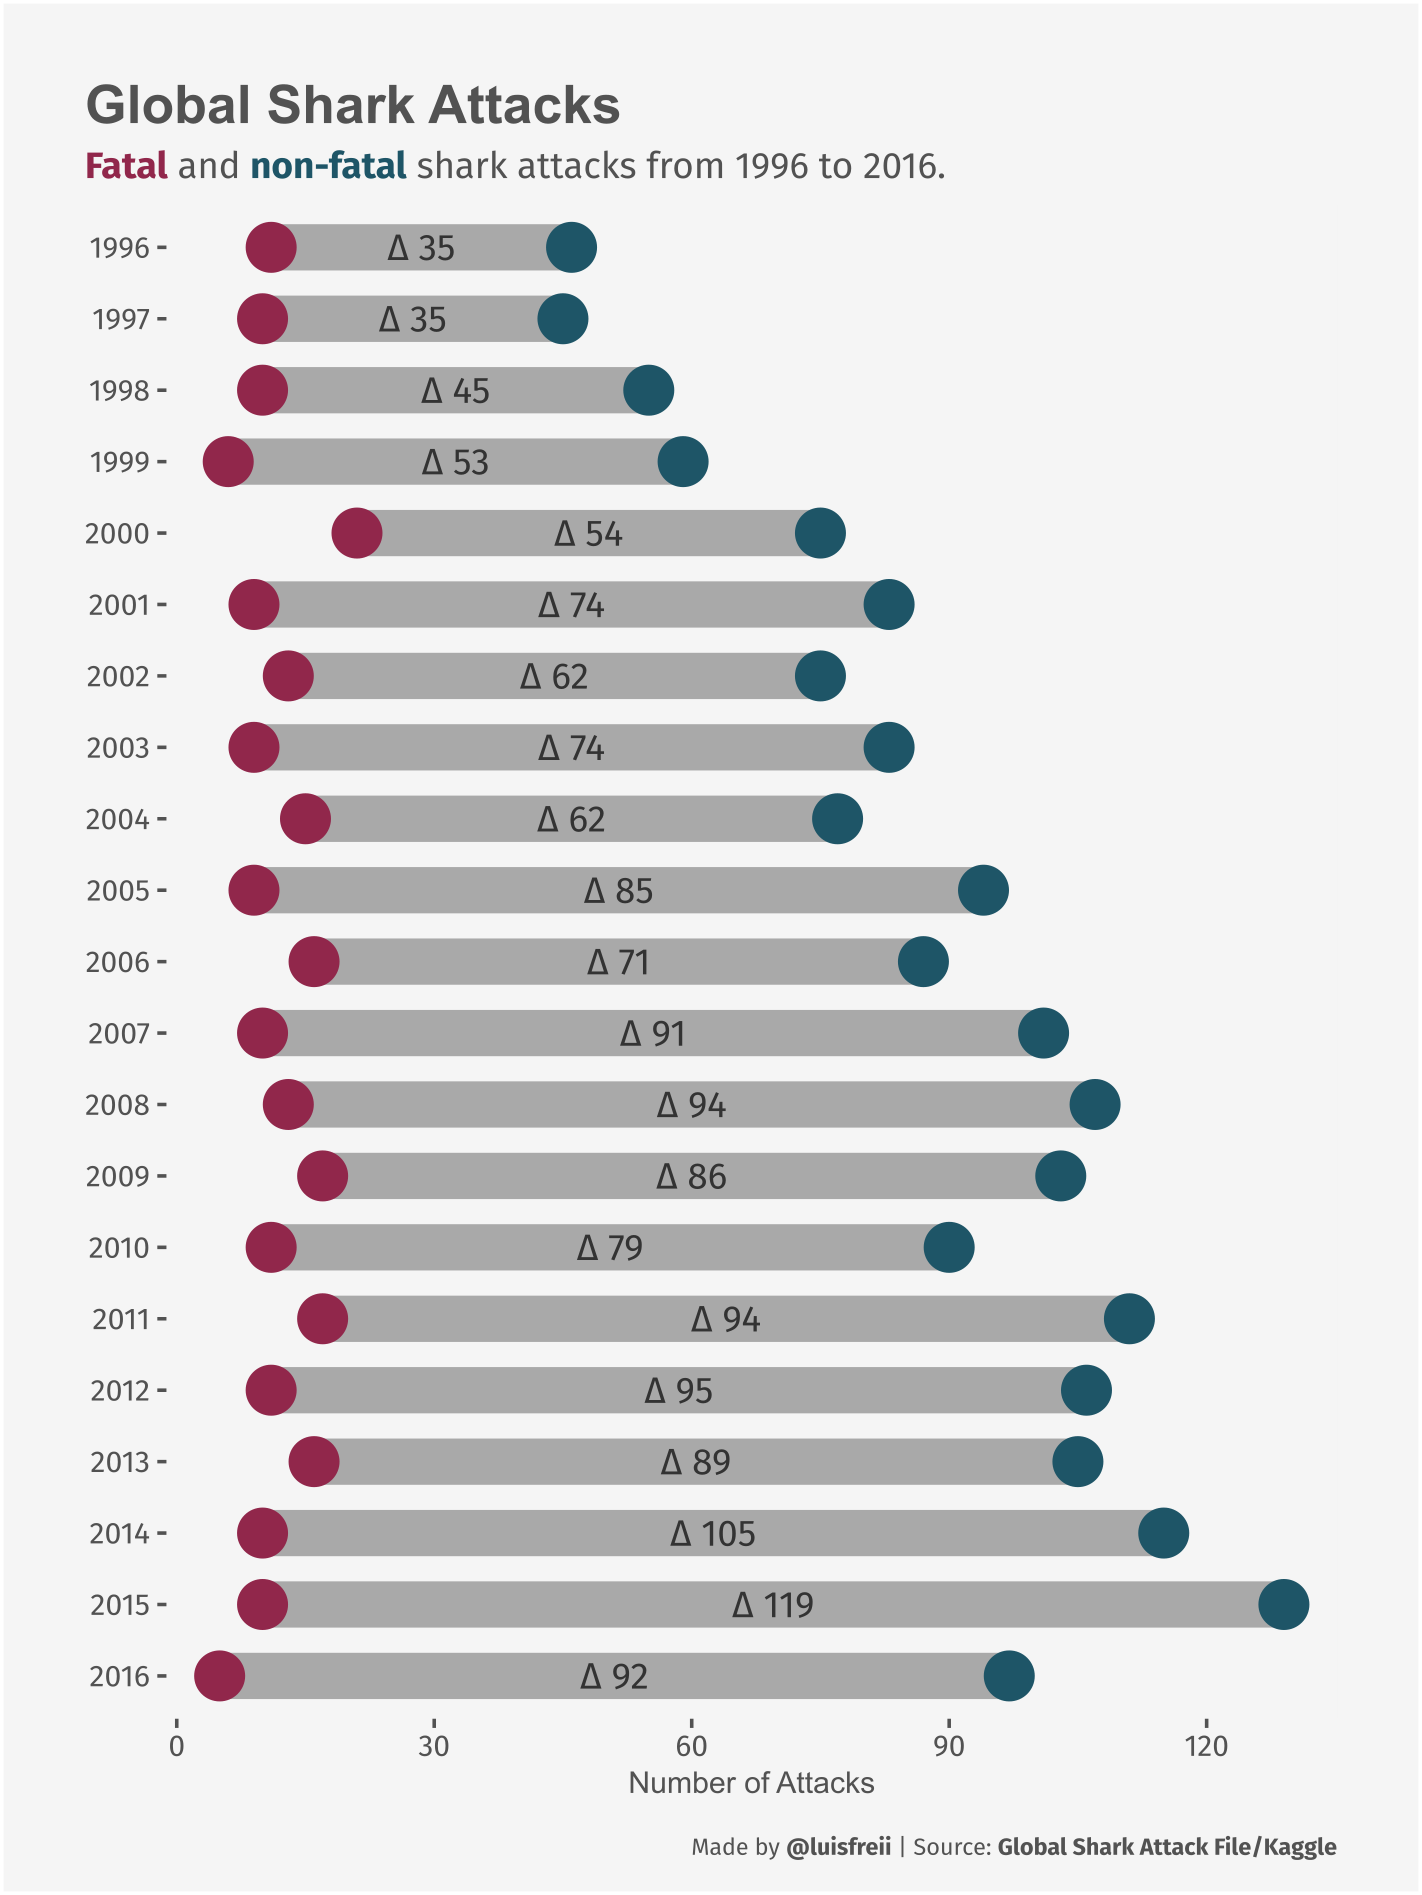

The script that saved this image:
#Load packages
library(tidyverse)
library(extrafont)

#Get data. Link: https://www.kaggle.com/alinedebenath/global-shark-attacks
shark_attacks <- read.csv("GSAF5.csv") %>% 
  janitor::clean_names()

#Explore!
shark_attacks %>% 
  filter(!fatal_y_n %in% c("", "UNKNOWN"),
         year >= 1996) %>%
  group_by(year) %>% 
  count(fatal_y_n) %>% 
  ungroup() %>% 
  mutate(year = factor(year, levels = c(1996:2016))) -> shark_attacks

shark_attacks %>% 
  group_by(fatal_y_n) %>% 
  summarise(total_attacks = sum(n), 
            mean_attacks = total_attacks / 17) -> v_lines

shark_attacks %>% 
  group_by(year) %>% 
  summarise(diff = n - lead(n), total = sum(n)) %>% 
  filter(!is.na(diff)) %>% 
  mutate(text = paste0("Δ ", diff),
         position = total / 2) -> annotations

#Plot
  ggplot() +
  geom_line(shark_attacks, 
            mapping = aes(n, fct_rev(year),group = year), 
            size = 6.5, color = "darkgrey") +
  geom_point(shark_attacks,
             mapping = aes(n, fct_rev(year), color = fatal_y_n),
             size = 6.5,
             show.legend = FALSE) +
  geom_text(annotations, 
            mapping = aes(position, year, label = text),
            family = "Fira Sans",
            color = "#333333") +
  scale_color_manual(values = c("#1E5567", "#91274B")) +
  scale_x_continuous(breaks = seq(0, 120, 30)) +
    labs(y = NULL, x = "Number of Attacks",
         title = "Global Shark Attacks",
         subtitle = "<span style='color:#91274B;'>**Fatal**</span> and <span style='color:#1E5567;'>**non-fatal**</span> shark attacks from 1996 to 2016.",
         caption = "<br>Made by **@luisfreii** | Source: **Global Shark Attack File/Kaggle**") +
    theme(plot.margin = margin(25, 25, 10, 25),
          plot.title.position = "plot",
          plot.caption.position = "plot",
          panel.background = element_rect("#F5F5F5"),
          plot.background = element_rect("#F5F5F5"),
          panel.grid = element_blank(),
          plot.title = element_text(size = 16,
                                    color = "#525252",
                                    face = "bold"),
          plot.subtitle = ggtext::element_markdown(color = "#525252",
                                                   family = "Fira Sans"),
          plot.caption = ggtext::element_markdown(color = "#525252",
                                                  family = "Fira Sans",
                                                  size = 7),
          axis.title = element_text(color = "#525252",
                                    size = 9),
          axis.text = element_text(family = "Fira Sans",
                                   color = "#525252",
                                   size = 9),
          axis.ticks = element_line(color = "#525252"))

#Code to save the plot
  # ggsave("8.Animal.png",
  #        width = 15,
  #        height = 20,
  #        units = "cm",
  #        dpi = 320)
  
  # ggsave("8.Animal.svg",
  #        width = 15,
  #        height = 20,
  #        units = "cm",
  #        dpi = 320)

  
